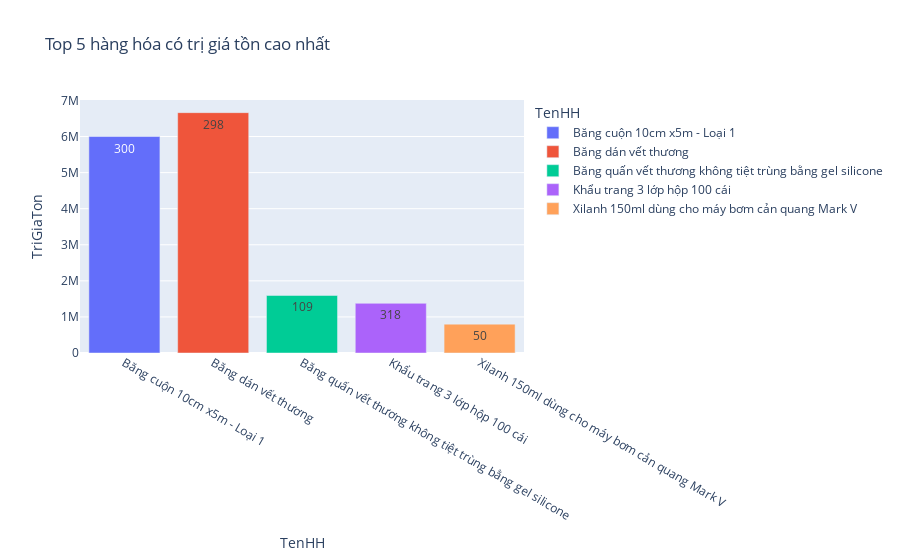

Notebook cell for this chart:
### Code cell
import pandas as pd 
import plotly.express as px


# Đọc dữ liệu từ file JSON
data=pd.read_json("D:/lby/Nam4/HKII/BIGDATA/CuoiKy/hanghoa.json")

df_grouped = data.groupby(['TenHH'])['TriGiaTon'].sum().reset_index()

fig = px.bar(df_grouped, x='TenHH', y='TriGiaTon', title='Top 5 hàng hóa có trị giá tồn cao nhất',color='TenHH',text=data['TongTon'])
fig.update_traces(hovertemplate='Hàng hóa: %{x}<br>số lượng: %{y:,.0f}VNĐ')

fig.show()

### Figure 1 — Plotly figure (JSON) as saved in the notebook; plotly's stock layout.template omitted (floating-point values rounded to 4 significant figures)
{"data": [{"alignmentgroup": "True", "hovertemplate": "Hàng hóa: %{x}<br>số lượng: %{y:.0f}VNĐ", "legendgroup": "Băng cuộn 10cm x5m - Loại 1", "marker": {"color": "#636efa", "pattern": {"shape": ""}}, "name": "Băng cuộn 10cm x5m - Loại 1", "offsetgroup": "Băng cuộn 10cm x5m - Loại 1", "orientation": "v", "showlegend": true, "text": [300], "textposition": "auto", "type": "bar", "x": ["Băng cuộn 10cm x5m - Loại 1"], "xaxis": "x", "y": [6000000], "yaxis": "y"}, {"alignmentgroup": "True", "hovertemplate": "Hàng hóa: %{x}<br>số lượng: %{y:.0f}VNĐ", "legendgroup": "Băng dán vết thương", "marker": {"color": "#EF553B", "pattern": {"shape": ""}}, "name": "Băng dán vết thương", "offsetgroup": "Băng dán vết thương", "orientation": "v", "showlegend": true, "text": [298], "textposition": "auto", "type": "bar", "x": ["Băng dán vết thương"], "xaxis": "x", "y": [6661700], "yaxis": "y"}, {"alignmentgroup": "True", "hovertemplate": "Hàng hóa: %{x}<br>số lượng: %{y:.0f}VNĐ", "legendgroup": "Băng quấn vết thương không tiệt trùng bằng gel silicone", "marker": {"color": "#00cc96", "pattern": {"shape": ""}}, "name": "Băng quấn vết thương không tiệt trùng bằng gel silicone", "offsetgroup": "Băng quấn vết thương không tiệt trùng bằng gel silicone", "orientation": "v", "showlegend": true, "text": [109], "textposition": "auto", "type": "bar", "x": ["Băng quấn vết thương không tiệt trùng bằng gel silicone"], "xaxis": "x", "y": [1594500], "yaxis": "y"}, {"alignmentgroup": "True", "hovertemplate": "Hàng hóa: %{x}<br>số lượng: %{y:.0f}VNĐ", "legendgroup": "Khẩu trang 3 lớp hộp 100 cái", "marker": {"color": "#ab63fa", "pattern": {"shape": ""}}, "name": "Khẩu trang 3 lớp hộp 100 cái", "offsetgroup": "Khẩu trang 3 lớp hộp 100 cái", "orientation": "v", "showlegend": true, "text": [318], "textposition": "auto", "type": "bar", "x": ["Khẩu trang 3 lớp hộp 100 cái"], "xaxis": "x", "y": [1377600], "yaxis": "y"}, {"alignmentgroup": "True", "hovertemplate": "Hàng hóa: %{x}<br>số lượng: %{y:.0f}VNĐ", "legendgroup": "Xilanh 150ml dùng cho máy bơm cản quang Mark V", "marker": {"color": "#FFA15A", "pattern": {"shape": ""}}, "name": "Xilanh 150ml dùng cho máy bơm cản quang Mark V", "offsetgroup": "Xilanh 150ml dùng cho máy bơm cản quang Mark V", "orientation": "v", "showlegend": true, "text": [50], "textposition": "auto", "type": "bar", "x": ["Xilanh 150ml dùng cho máy bơm cản quang Mark V"], "xaxis": "x", "y": [800000], "yaxis": "y"}], "layout": {"barmode": "relative", "legend": {"title": {"text": "TenHH"}, "tracegroupgap": 0}, "title": {"text": "Top 5 hàng hóa có trị giá tồn cao nhất"}, "xaxis": {"anchor": "y", "categoryarray": ["Băng cuộn 10cm x5m - Loại 1", "Băng dán vết thương", "Băng quấn vết thương không tiệt trùng bằng gel silicone", "Khẩu trang 3 lớp hộp 100 cái", "Xilanh 150ml dùng cho máy bơm cản quang Mark V"], "categoryorder": "array", "domain": [0, 1], "title": {"text": "TenHH"}}, "yaxis": {"anchor": "x", "domain": [0, 1], "title": {"text": "TriGiaTon"}}}}
